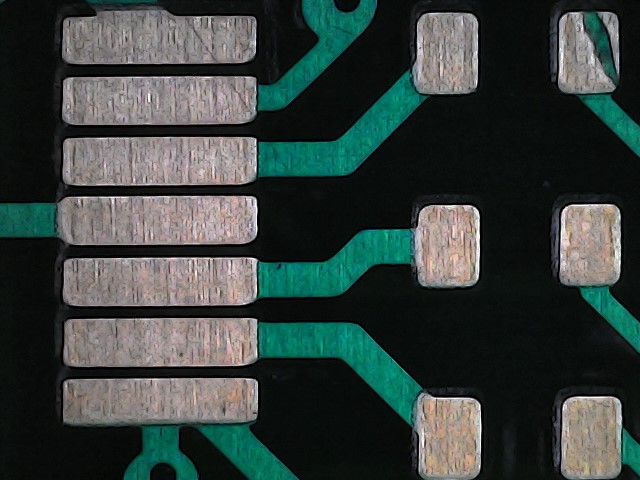
#> input picture archive/IMG_14_06_32_Pro.jpg, 640 x 480 px; its folder holds only this picture in this run
$ python CD.py   (older library calls are emulated)
#> lines starting #> are read from the running program, lines starting #| are printed output that depends on the picture
# Contrast based aouto focus
import  cv2
import numpy as np
import glob
import matplotlib.pyplot as plt
#get frames in folder
Frames_path = r"archive"
img_names = glob.glob(f"{Frames_path}/*.jpg")

print(f"Iterating over {len(img_names)} frames at: {Frames_path}")

old_grad = None
min = 0
diff_arr =[]
#get all images in for loop
for img_name in img_names:
    diff = int(0)
    img = cv2.imread(img_name)
#> img is the input picture: shape (480, 640, 3); mean B, G, R 61.3, 64.6, 54.1
    #downscale the image for faster processing
    height, width , x= img.shape
#> height = 480; width = 640; x = 3
    width = round(width/3)
#> width = 213
    height = round(height/3)
#> height = 160
    img = cv2.resize(img,(width,height))
#> img: shape (160, 213, 3)

    #convert grayscale
    gray = cv2.cvtColor(img,cv2.COLOR_RGB2GRAY)

    #apply sobel filter x and y dimension
    grad_x = cv2.Sobel(gray,cv2.CV_64F,1,0,ksize=3)
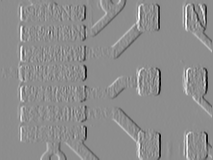
#> grad_x: shape (160, 213) float64; min -877, max 702, mean 0.5; drawn with min black and max white
    grad_y = cv2.Sobel(gray,cv2.CV_64F,0,1,ksize=3)
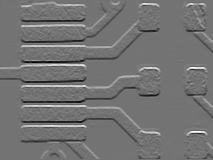
#> grad_y: shape (160, 213) float64; min -756, max 910, mean 0.9; drawn with min black and max white

    abs_grad_x = cv2.convertScaleAbs(grad_x)
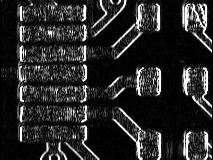
#> abs_grad_x: shape (160, 213); min 0, max 255, mean 41.2
    abs_grad_y = cv2.convertScaleAbs(grad_y)
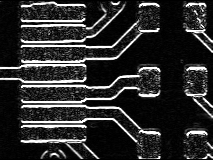
#> abs_grad_y: shape (160, 213); min 0, max 255, mean 45.7

    #combine x and y dimensions of gradient
    grad = cv2.addWeighted(abs_grad_x, 0.5, abs_grad_y, 0.5, 0)
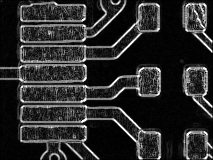
#> grad: shape (160, 213); min 0, max 255, mean 43.5

    cv2.imshow('1',grad)
    key = cv2.waitKey(0)
#> (key q is pressed here)
    if key == ord("q") or key == 27:
        cv2.destroyAllWindows()

    #find the most amount of difference of contrast
    for x in grad:
        i = 0
        while i+1 < len(x):
            if x[i] > x[i+1]:
                diff -= (int(x[i])-int(x[i+1]))
            else:
                diff -= (int(x[i+1])-int(x[i]))
            i+=1
#> after the loop, diff = -651269

    Tgrad = np.transpose(grad)
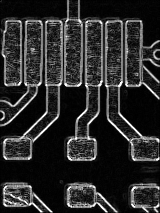
#> Tgrad: shape (213, 160); min 0, max 255, mean 43.5
    for x in Tgrad:
        i = 0
        while i+1 < len(x):
            if x[i] > x[i+1]:
                diff -= (int(x[i])-int(x[i+1]))
            else:
                diff -= (int(x[i+1])-int(x[i]))
            i+=1
#> after the loop, diff = -1378724

    print(diff)
#| -1378724
    diff_arr.append(diff/1000000)
    if diff < int(min):
        min = diff
#> min = -1378724
        index = img_name
        imag = img

plt.plot(range(len(diff_arr)), diff_arr,marker="o")
plt.xlabel("image")
plt.ylabel("contrast difference (m)")

print("img_name: ", index)
cv2.imshow('focus',imag),plt.show()
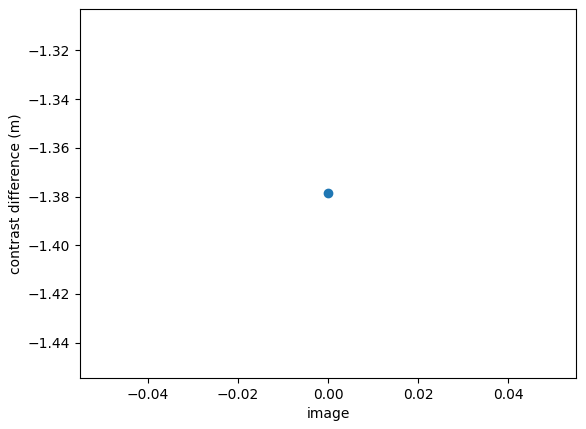
#> figure drawn by matplotlib, 1 panel
cv2.waitKey(0)
cv2.destroyAllWindows()
